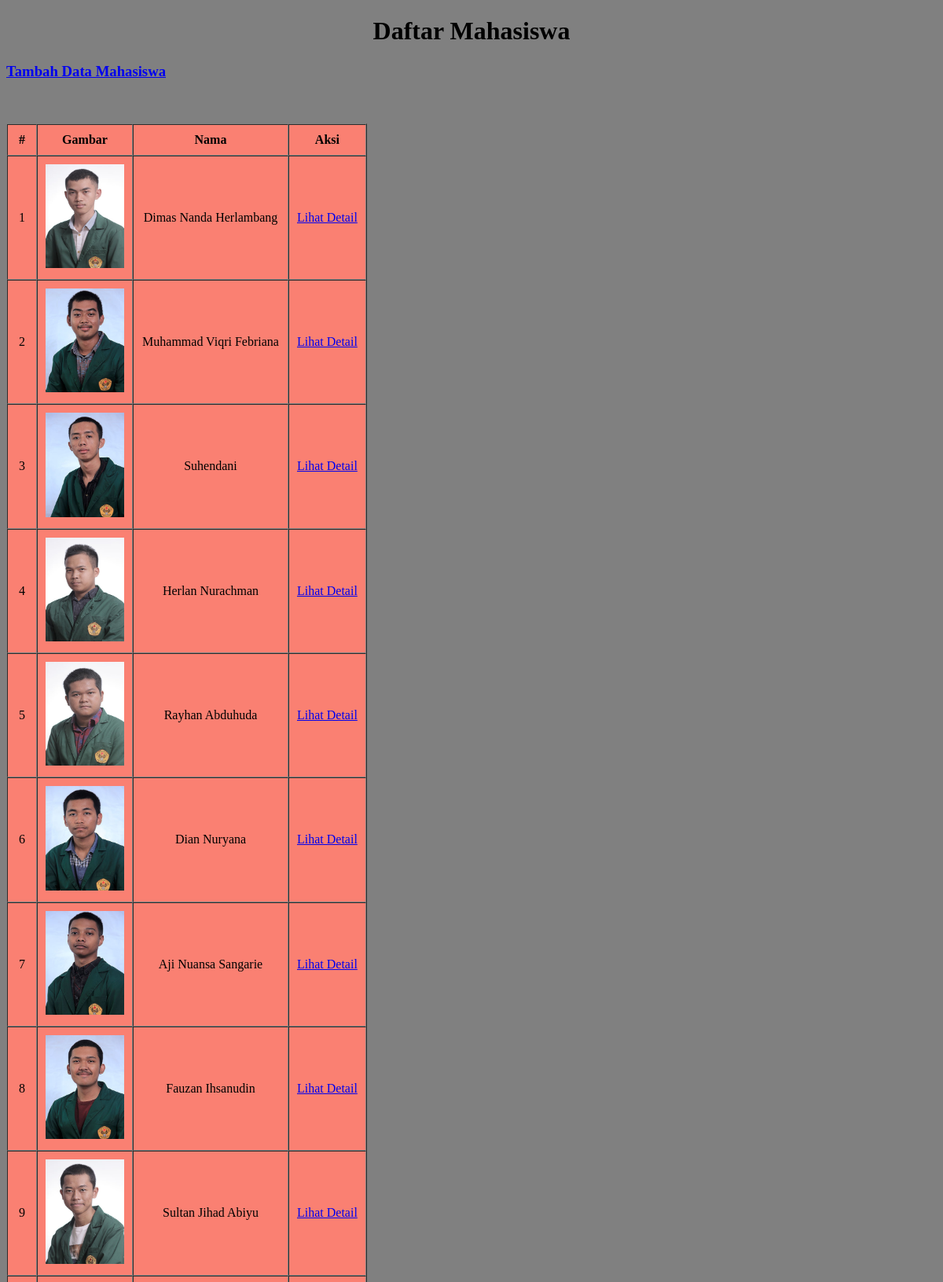
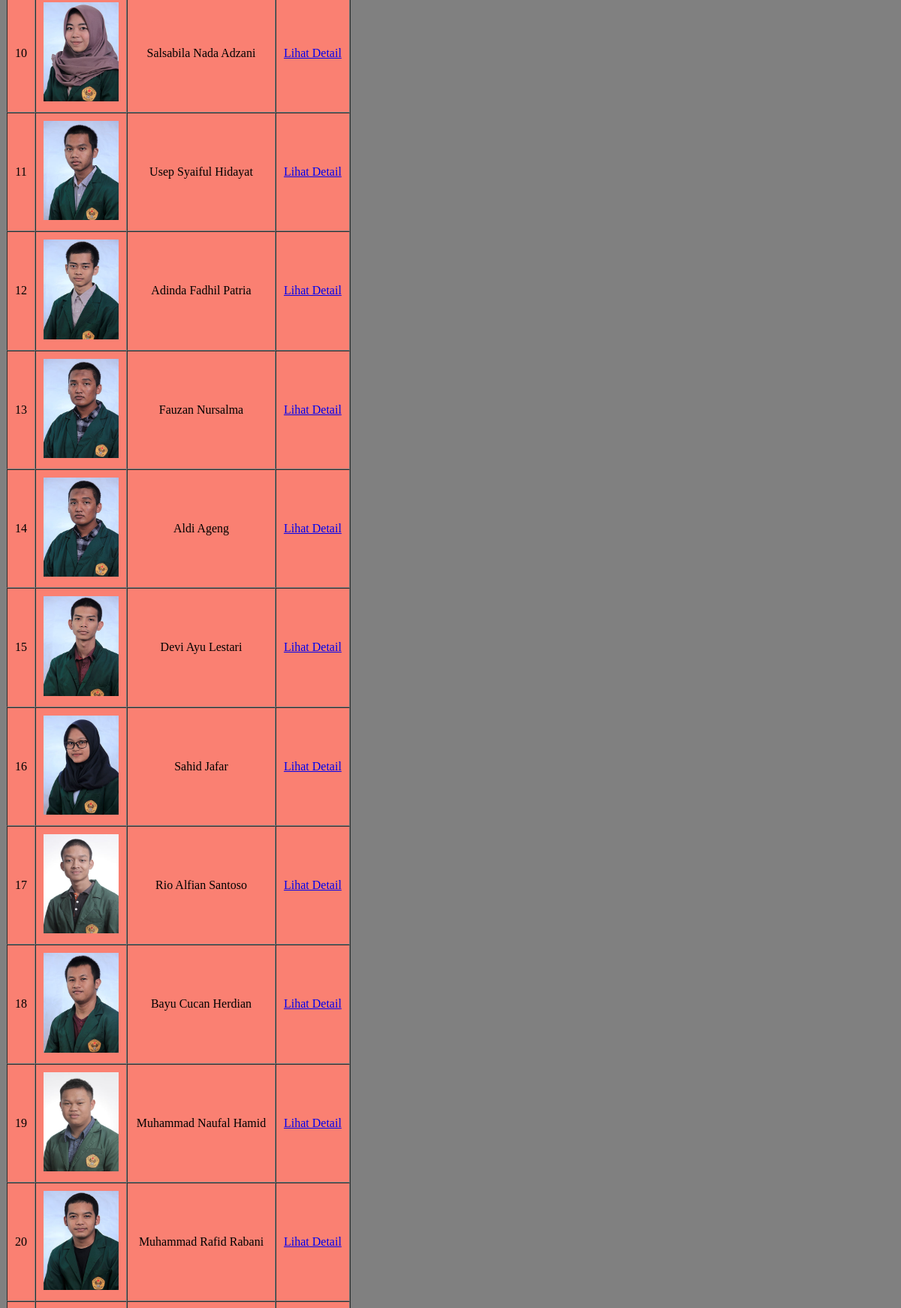
Screenshot of /pertemuan10/latihan3.php (upper part) with the database file from the repository (2 pictures, top to bottom).
### tables this page shows
CREATE TABLE `mahasiswa` (
  `ID` int(11) NOT NULL,
  `NAMA` varchar(50) NOT NULL,
  `NRP` char(9) NOT NULL,
  `EMAIL` varchar(50) NOT NULL,
  `JURUSAN` varchar(50) NOT NULL,
  `GAMBAR` varchar(50) NOT NULL
);

### pertemuan10/php/functions.php (called while the page is built, shortened)
<?php
function koneksi()
{
  return mysqli_connect('localhost', 'root', '', 'pw_193040070');
}
function query($query)
{
  $conn = koneksi();
  $result = mysqli_query($conn, $query);
  $rows = [];
  while ($row = mysqli_fetch_assoc($result)) {
    $rows[] = $row;
  }
  return $rows;
}

### pertemuan10/latihan3.php (the view, shortened to what this page needs)
<?php
require 'php/functions.php';
$mahasiswa = query("SELECT * FROM mahasiswa");
?>
<!DOCTYPE html>
<html lang="en">
<head>
  <link rel="stylesheet" href="css/style.css">
</head>
<body>
  <h1>Daftar Mahasiswa</h1>
  <h3><a href="php/tambah.php">Tambah Data Mahasiswa</a></h3>
  <br><br>
  <table border="1" cellpadding="10" cellspacing="0">
    <tr>
      <th>#</th>
      <th>Gambar</th>
      <th>Nama</th>
      <th>Aksi</th>
    </tr>
    <?php $i = 1;
    foreach ($mahasiswa as $mhs) : ?>
      <tr>
        <td>
          <?= $i++; ?></td>
        <td><img src="img/<?= $mhs['GAMBAR']; ?>">
        </td>
        <td><?= $mhs['NAMA']; ?></td>
        <td>
          <a href="php/detail.php?id=<?= $mhs['ID']; ?>">Lihat Detail</a>
        </td>
      </tr>
    <?php endforeach; ?>
  </table>
</body>
</html>

### pertemuan10/css/style.css (style rules this page uses)
body { background-color: grey; }
body img { width: 100px; }
h1 { text-align: center; }
table { text-align: center; background-color: salmon; }

### rows the page displays
mahasiswa: GAMBAR (picture), NAMA "Dimas Nanda Herlambang"
mahasiswa: GAMBAR (picture), NAMA "Muhammad Viqri Febriana"
mahasiswa: GAMBAR (picture), NAMA "Suhendani"
mahasiswa: GAMBAR (picture), NAMA "Herlan Nurachman"
mahasiswa: GAMBAR (picture), NAMA "Rayhan Abduhuda"
mahasiswa: GAMBAR (picture), NAMA "Dian Nuryana"
mahasiswa: GAMBAR (picture), NAMA "Aji Nuansa Sangarie"
mahasiswa: GAMBAR (picture), NAMA "Fauzan Ihsanudin"
mahasiswa: GAMBAR (picture), NAMA "Sultan Jihad Abiyu"
mahasiswa: GAMBAR (picture), NAMA "Salsabila Nada Adzani"
mahasiswa: GAMBAR (picture), NAMA "Usep Syaiful Hidayat"
mahasiswa: GAMBAR (picture), NAMA "Adinda Fadhil Patria"
mahasiswa: GAMBAR (picture), NAMA "Fauzan Nursalma"
mahasiswa: GAMBAR (picture), NAMA "Aldi Ageng"
mahasiswa: GAMBAR (picture), NAMA "Devi Ayu Lestari"
mahasiswa: GAMBAR (picture), NAMA "Sahid Jafar"
mahasiswa: GAMBAR (picture), NAMA "Rio Alfian Santoso"
mahasiswa: GAMBAR (picture), NAMA "Bayu Cucan Herdian"
mahasiswa: GAMBAR (picture), NAMA "Muhammad Naufal Hamid"
mahasiswa: GAMBAR (picture), NAMA "Muhammad Rafid Rabani"
